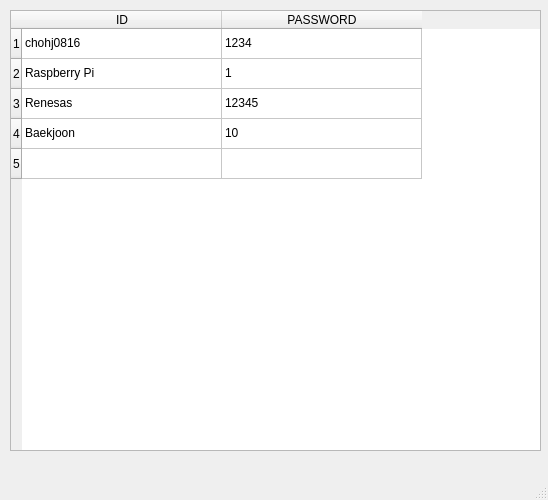
<?xml version="1.0" encoding="UTF-8"?>
<ui version="4.0">
 <class>MainWindow</class>
 <widget class="QMainWindow" name="MainWindow">
  <property name="geometry">
   <rect>
    <x>0</x>
    <y>0</y>
    <width>548</width>
    <height>500</height>
   </rect>
  </property>
  <property name="windowTitle">
   <string>MainWindow</string>
  </property>
  <widget class="QWidget" name="centralwidget">
   <widget class="QWidget" name="verticalLayoutWidget">
    <property name="geometry">
     <rect>
      <x>10</x>
      <y>10</y>
      <width>531</width>
      <height>441</height>
     </rect>
    </property>
    <layout class="QVBoxLayout" name="verticalLayout">
     <item>
      <widget class="QTableWidget" name="table">
       <property name="editTriggers">
        <set>QAbstractItemView::NoEditTriggers</set>
       </property>
       <property name="rowCount">
        <number>5</number>
       </property>
       <attribute name="horizontalHeaderDefaultSectionSize">
        <number>200</number>
       </attribute>
       <row/>
       <row/>
       <row/>
       <row/>
       <row/>
       <column>
        <property name="text">
         <string>ID</string>
        </property>
       </column>
       <column>
        <property name="text">
         <string>PASSWORD</string>
        </property>
       </column>
       <item row="0" column="0">
        <property name="text">
         <string>chohj0816</string>
        </property>
       </item>
       <item row="0" column="1">
        <property name="text">
         <string>1234</string>
        </property>
       </item>
       <item row="1" column="0">
        <property name="text">
         <string>Raspberry Pi</string>
        </property>
       </item>
       <item row="1" column="1">
        <property name="text">
         <string>1</string>
        </property>
       </item>
       <item row="2" column="0">
        <property name="text">
         <string>Renesas</string>
        </property>
       </item>
       <item row="2" column="1">
        <property name="text">
         <string>12345</string>
        </property>
       </item>
       <item row="3" column="0">
        <property name="text">
         <string>Baekjoon</string>
        </property>
       </item>
       <item row="3" column="1">
        <property name="text">
         <string>10</string>
        </property>
       </item>
       <item row="4" column="0">
        <property name="text">
         <string/>
        </property>
       </item>
       <item row="4" column="1">
        <property name="text">
         <string/>
        </property>
       </item>
      </widget>
     </item>
    </layout>
   </widget>
  </widget>
  <widget class="QMenuBar" name="menubar">
   <property name="geometry">
    <rect>
     <x>0</x>
     <y>0</y>
     <width>548</width>
     <height>22</height>
    </rect>
   </property>
  </widget>
  <widget class="QStatusBar" name="statusbar"/>
 </widget>
 <resources/>
 <connections>
  <connection>
   <sender>table</sender>
   <signal>cellEntered(int,int)</signal>
   <receiver>MainWindow</receiver>
   <slot>click(int,int)</slot>
   <hints>
    <hint type="sourcelabel">
     <x>523</x>
     <y>72</y>
    </hint>
    <hint type="destinationlabel">
     <x>504</x>
     <y>26</y>
    </hint>
   </hints>
  </connection>
  <connection>
   <sender>table</sender>
   <signal>cellPressed(int,int)</signal>
   <receiver>MainWindow</receiver>
   <slot>click(int,int)</slot>
   <hints>
    <hint type="sourcelabel">
     <x>452</x>
     <y>54</y>
    </hint>
    <hint type="destinationlabel">
     <x>352</x>
     <y>27</y>
    </hint>
   </hints>
  </connection>
 </connections>
 <slots>
  <slot>click(int,int)</slot>
 </slots>
</ui>
